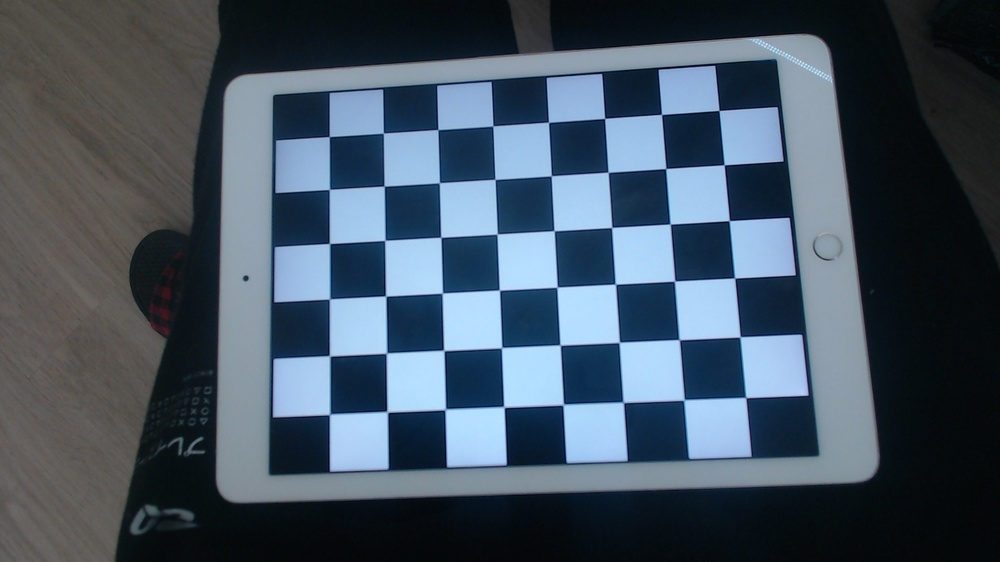
#> input picture data/Task3/1.jpg, 1000 x 562 px, shrunk from 1920 x 1080 before the run; its folder holds only this picture in this run
$ python calibration.py
#> lines starting #> are read from the running program, lines starting #| are printed output that depends on the picture; after the words box and inside, x2 and y2 are one past the last pixel; in counts of white or black regions, pixels touching at a corner belong together; long printed decimals are rounded
import cv2
import numpy as np
import glob

# Set the chessboard size
chessboard_size = (8, 6)  # Number of inside corners in the chessboard pattern
square_size = 1.0         # Size of a square in your defined unit (e.g., cm)

# Prepare object points (3D points in the real world space)
objp = np.zeros((chessboard_size[0] * chessboard_size[1], 3), np.float32)
objp[:, :2] = np.mgrid[0:chessboard_size[0], 0:chessboard_size[1]].T.reshape(-1, 2)
objp *= square_size  # Scale the points according to the square size

# Arrays to store object points and image points from all images
objpoints = []  # 3D points in real world space
imgpoints = []  # 2D points in image plane

# Load all the calibration images
images = glob.glob('data/Task3/*.jpg')  # Replace with the path to your images

for fname in images:
    print("Processing ", fname)
    img = cv2.imread(fname)
#> img is the input picture: shape (562, 1000, 3); mean B, G, R 97.6, 83.2, 68.5
    gray = cv2.cvtColor(img, cv2.COLOR_BGR2GRAY)
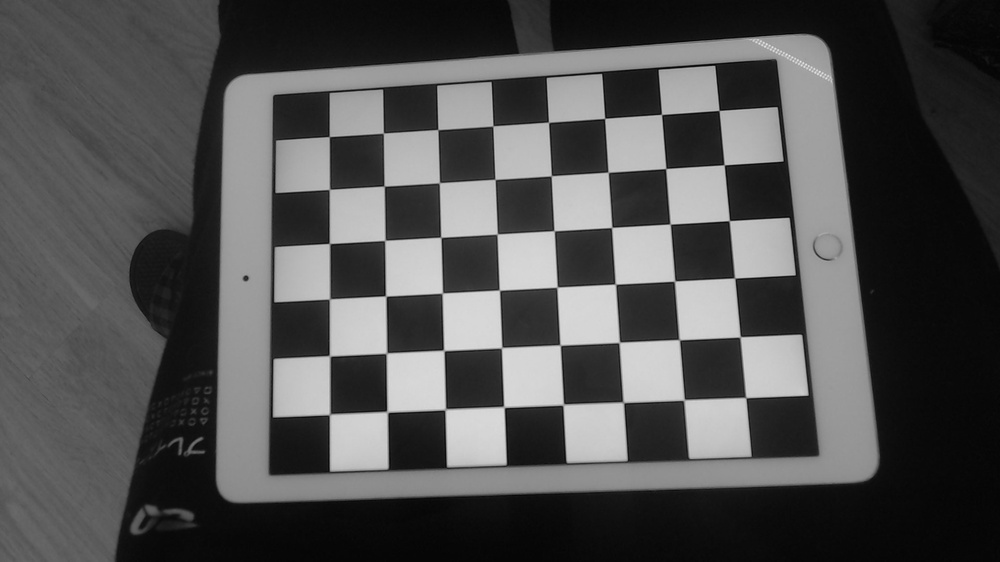
#> gray: shape (562, 1000); min 3, max 232, mean 80.4

    # Find the chessboard corners
    ret, corners = cv2.findChessboardCorners(gray, chessboard_size, None)
#> ret = True; corners = 48 rows, first 8: [329.2, 136.6], [383.4, 133], [437.8, 129.6], [492.8, 125.9], [548.6, 122.3], [604.7, 118.3], [661.5, 114.4], [719, 110.5]

    # If found, add object points, image points (after refining them)
    if ret:
        objpoints.append(objp)
        refined_corners = cv2.cornerSubPix(gray, corners, (11, 11), (-1, -1),
                                           criteria=(cv2.TERM_CRITERIA_EPS + cv2.TERM_CRITERIA_MAX_ITER, 30, 0.001))
#> refined_corners = 48 rows, first 8: [329.3, 136.6], [383.4, 133.2], [437.8, 129.6], [492.9, 126], [548.5, 122.3], [604.6, 118.4], [661.5, 114.4], [719.1, 110.5]
        imgpoints.append(refined_corners)

        # Draw and display the corners
        img = cv2.drawChessboardCorners(img, chessboard_size, refined_corners, ret)
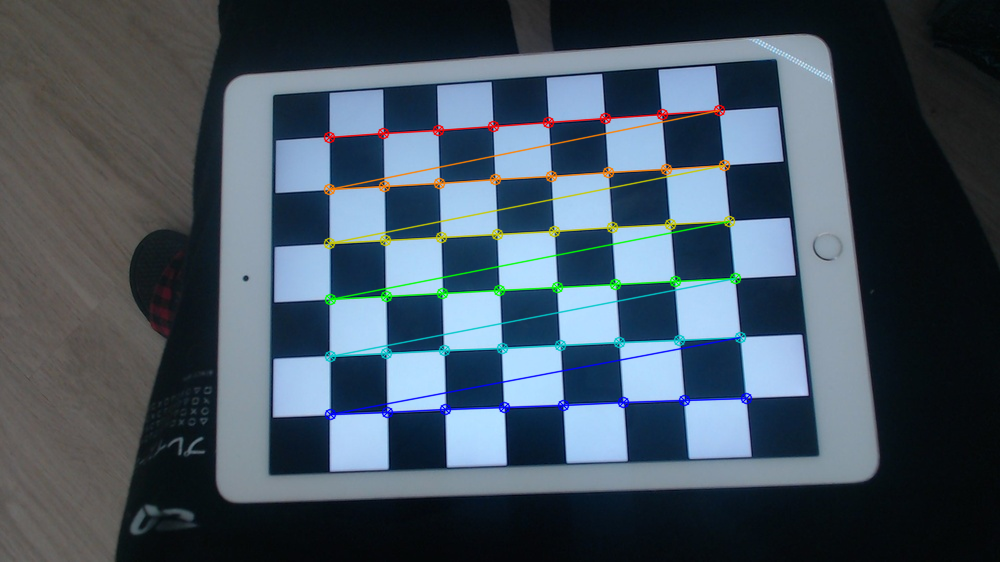
#> img: shape (562, 1000, 3); 3.04% of pixels changed, all inside (x1, y1, x2, y2) = (323, 104, 753, 421)
        cv2.imshow('Corners', img)
        cv2.waitKey(500)

cv2.destroyAllWindows()

# Perform camera calibration
ret, camera_matrix, distortion_coeffs, rvecs, tvecs = cv2.calibrateCamera(objpoints, imgpoints, gray.shape[::-1], None, None)
#> ret = 0.0748; camera_matrix = [[1109.9, 0, 431.6], [0, 1131.5, 284.1], [0, 0, 1]]; distortion_coeffs = [[0.0179, 1.27, 0.000985, -0.006, -9.04]]; rvecs = ([-0.249, 0.112, -0.0379],); tvecs = ([-1.87, -2.65, 20.36],)

# Print calibration results
print("Camera matrix:")
print(camera_matrix)
#| [[1.10990642e+03 0.00000000e+00 4.31600562e+02]
#|  [0.00000000e+00 1.13152948e+03 2.84096484e+02]
#|  [0.00000000e+00 0.00000000e+00 1.00000000e+00]]
print("\nDistortion coefficients:")
print(distortion_coeffs)
#| [[ 1.78923000e-02  1.27020943e+00  9.84657652e-04 -5.99882523e-03
#|   -9.03689061e+00]]

# # Save the calibration results to a file
# np.savez('calibration_data.npz', camera_matrix=camera_matrix, distortion_coeffs=distortion_coeffs,
#          rvecs=rvecs, tvecs=tvecs)

$ run again, on data/Task3/3.jpg
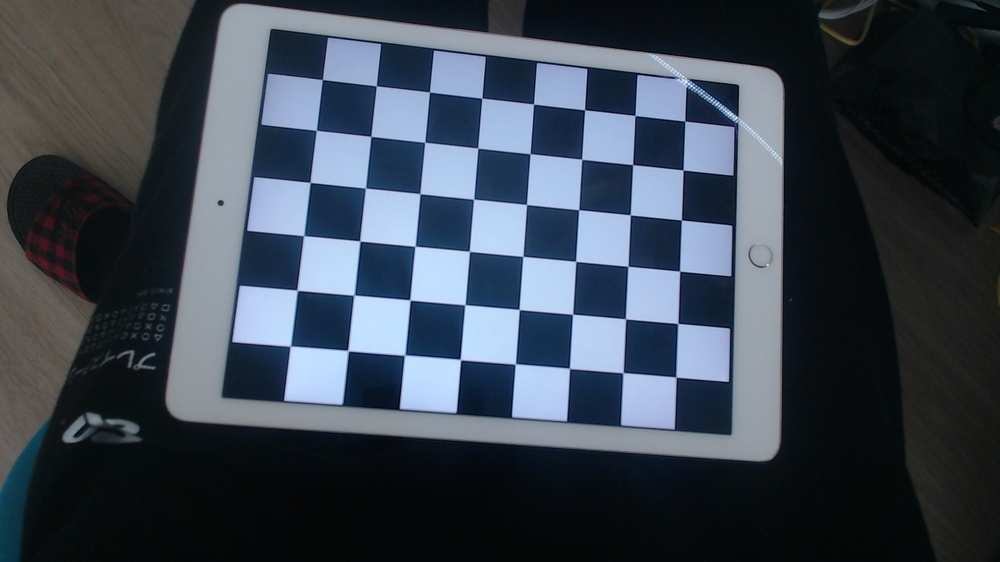
#> input picture data/Task3/3.jpg, 1000 x 562 px, shrunk from 1920 x 1080 before the run
#> img is the input picture: shape (562, 1000, 3); mean B, G, R 81.5, 69.8, 60.3
#> `gray = cv2.cvtColor(img, cv2.COLOR_BGR2GRAY)`:
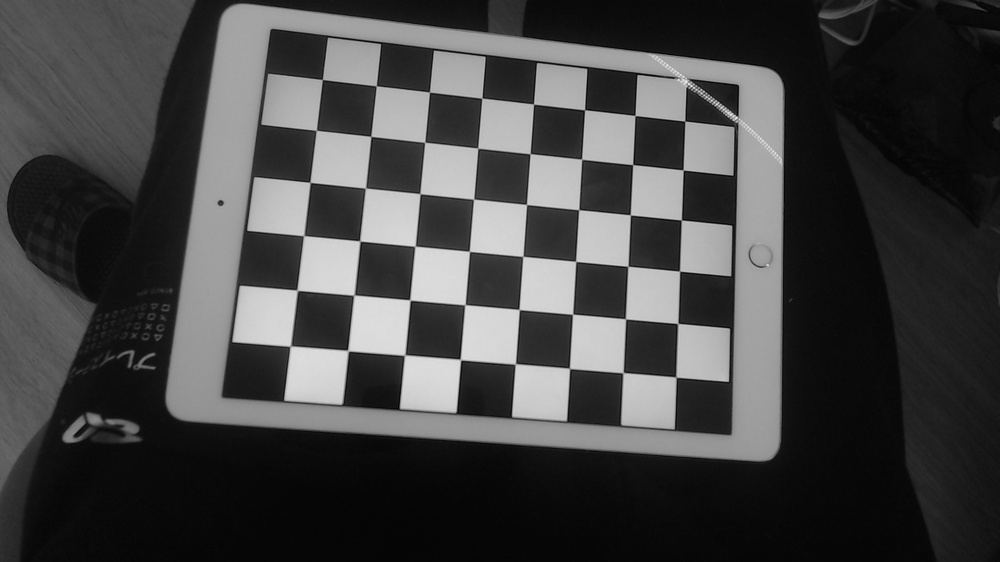
#> gray: shape (562, 1000); min 1, max 248, mean 68.3
#> `ret, corners = cv2.findChessboardCorners(gray, chessboard_size, None)`: ret = True; corners = 48 rows, first 8: [322.4, 79.43], [376.3, 85.84], [429.4, 92.03], [481.8, 98.15], [533.5, 104.1], [584.6, 109.8], [635, 115.5], [684.7, 121.1]
#> refined_corners = 48 rows, first 8: [322.4, 79.49], [376.3, 85.82], [429.4, 92.09], [481.8, 98.17], [533.5, 104], [584.6, 109.8], [634.9, 115.5], [684.8, 121.1]
#> `img = cv2.drawChessboardCorners(img, chessboard_size, refined_corners,..`:
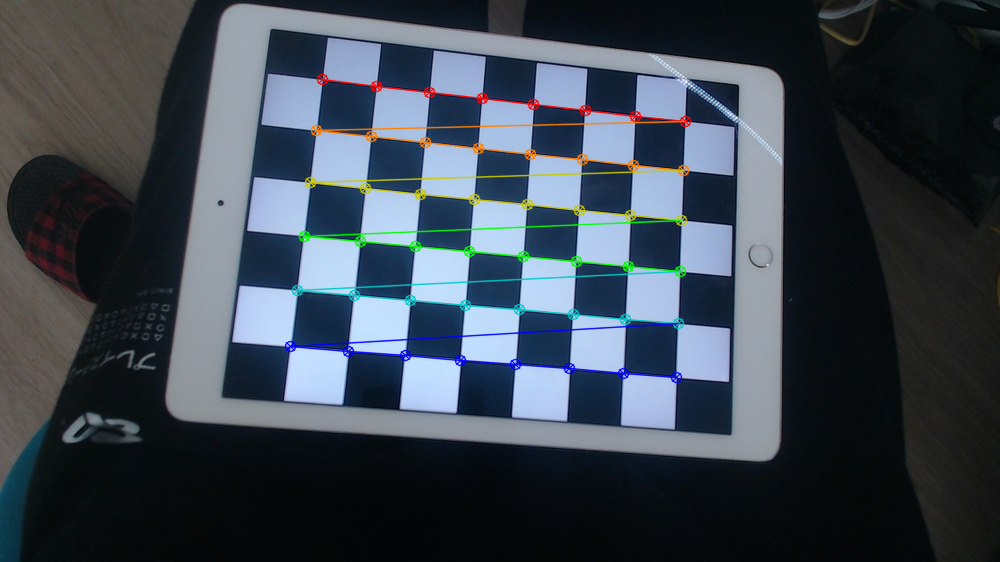
#> img: shape (562, 1000, 3); 2.89% of pixels changed, all inside (x1, y1, x2, y2) = (284, 73, 692, 384)
#> `ret, camera_matrix, distortion_coeffs, rvecs, tvecs = cv2.calibrateCam..`: ret = 0.062; camera_matrix = [[751, 0, 505.6], [0, 751.2, 286.9], [0, 0, 1]]; distortion_coeffs = [[0.0888, -0.718, 3.36e-05, 0.000863, 2.48]]; rvecs = ([-0.166, -0.105, 0.0813],); tvecs = ([-3.43, -3.87, 14.1],)
#| [[750.961   0.         505.620]
#|  [  0.         751.176 286.936]
#|  [  0.           0.           1.        ]]
#| [[ 8.88015305e-02 -7.18040448e-01  3.36409844e-05  8.63484225e-04
#|    2.48144377e+00]]

$ run again, on data/Task3/4.jpg
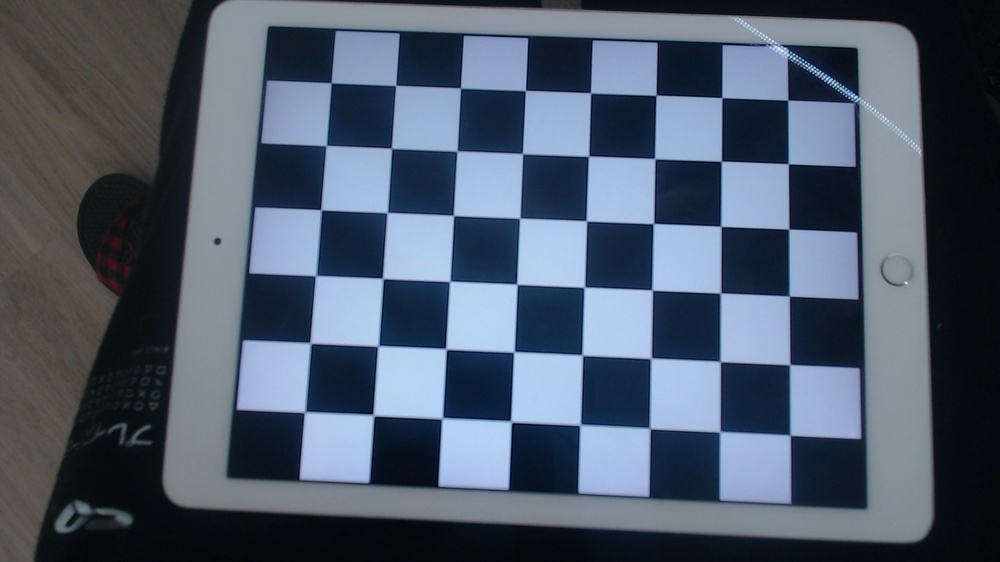
#> input picture data/Task3/4.jpg, 1000 x 562 px, shrunk from 1920 x 1080 before the run
#> img is the input picture: shape (562, 1000, 3); mean B, G, R 107.5, 90.5, 79
#> `gray = cv2.cvtColor(img, cv2.COLOR_BGR2GRAY)`:
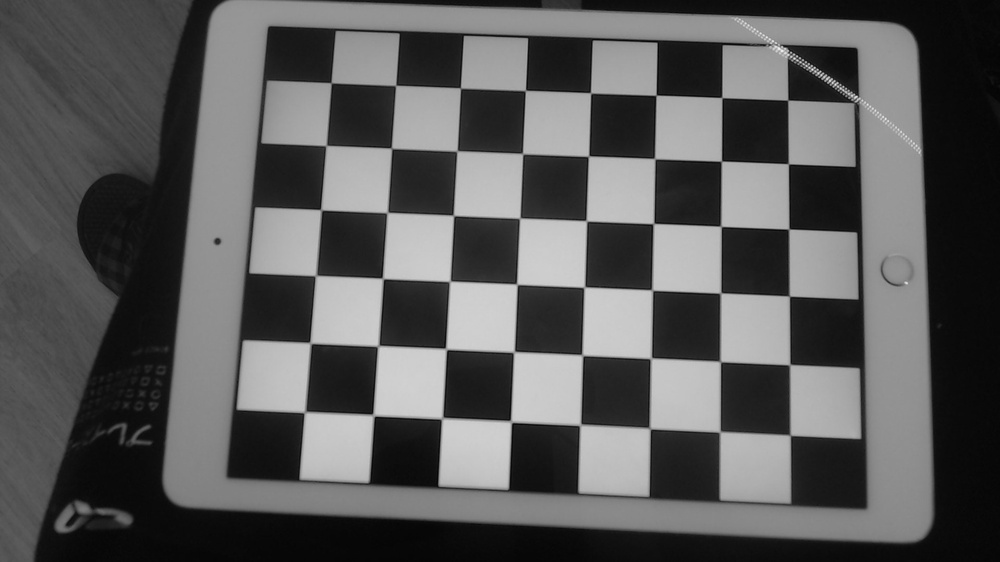
#> gray: shape (562, 1000); min 3, max 242, mean 89
#> `ret, corners = cv2.findChessboardCorners(gray, chessboard_size, None)`: ret = True; corners = 48 rows, first 8: [331.2, 82.85], [395.6, 85.4], [460.5, 88.02], [525.4, 90.45], [590.7, 92.88], [656.1, 95.22], [721.8, 97.53], [782.3, 100]
#> refined_corners = 48 rows, first 8: [331.2, 82.75], [395.7, 85.43], [460.4, 88.02], [525.4, 90.49], [590.5, 92.87], [656.1, 95.26], [721.8, 97.57], [787.8, 100.1]
#> `img = cv2.drawChessboardCorners(img, chessboard_size, refined_corners,..`:
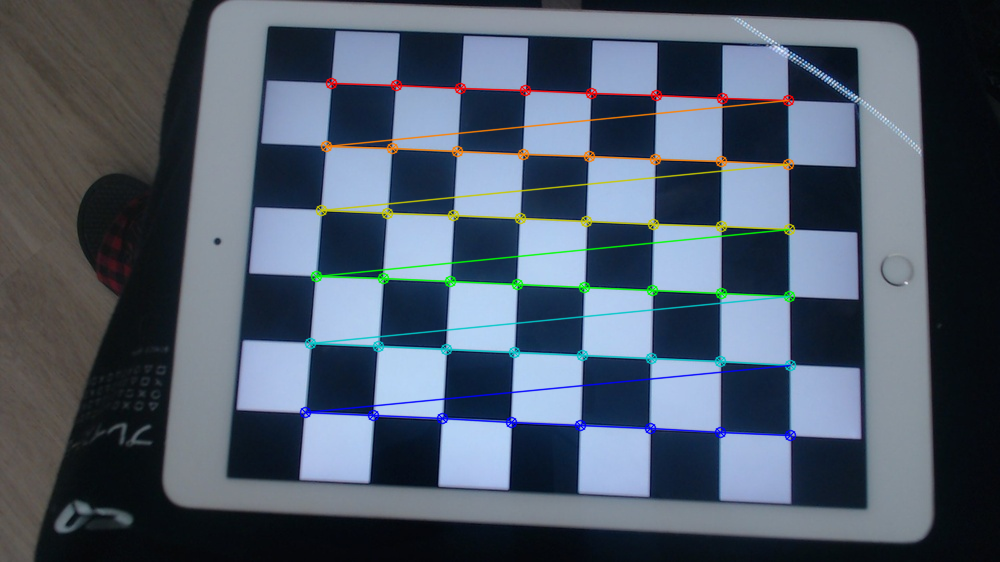
#> img: shape (562, 1000, 3); 3.46% of pixels changed, all inside (x1, y1, x2, y2) = (299, 77, 797, 442)
#> `ret, camera_matrix, distortion_coeffs, rvecs, tvecs = cv2.calibrateCam..`: ret = 0.0681; camera_matrix = [[972.5, 0, 496.8], [0, 983.2, 286.5], [0, 0, 1]]; distortion_coeffs = [[0.0676, -0.0809, 0.000679, 0.000171, -1.58]]; rvecs = ([-0.18, 0.0223, 0.0451],); tvecs = ([-2.56, -3.11, 15.06],)
#| [[972.512   0.         496.812 ]
#|  [  0.         983.228 286.469]
#|  [  0.           0.           1.        ]]
#| [[ 6.76231436e-02 -8.08931796e-02  6.79216468e-04  1.71209299e-04
#|   -1.58470939e+00]]

$ run again, on data/Task3/5.jpg
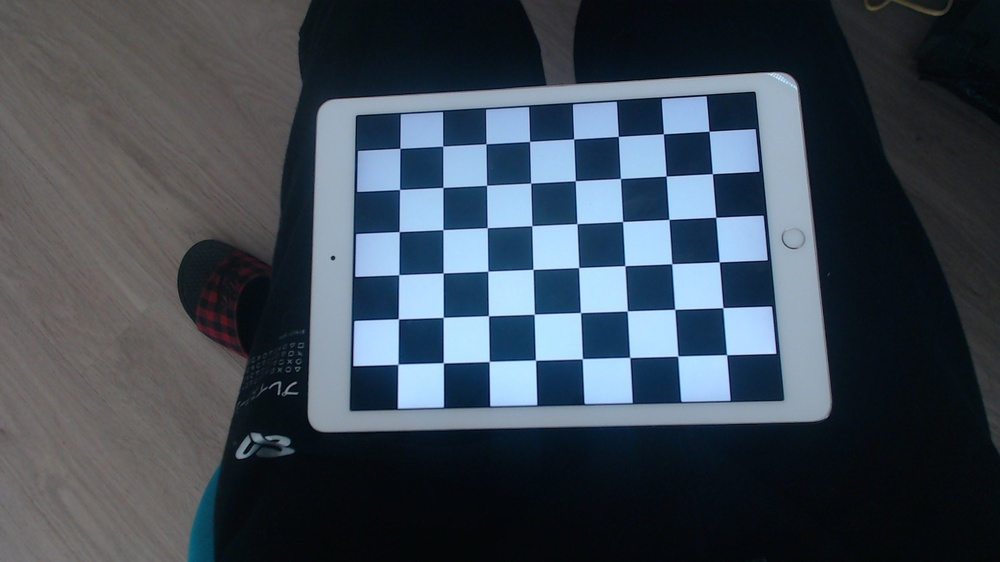
#> input picture data/Task3/5.jpg, 1000 x 562 px, shrunk from 1920 x 1080 before the run
#> img is the input picture: shape (562, 1000, 3); mean B, G, R 84.4, 73.3, 62.7
#> `gray = cv2.cvtColor(img, cv2.COLOR_BGR2GRAY)`:
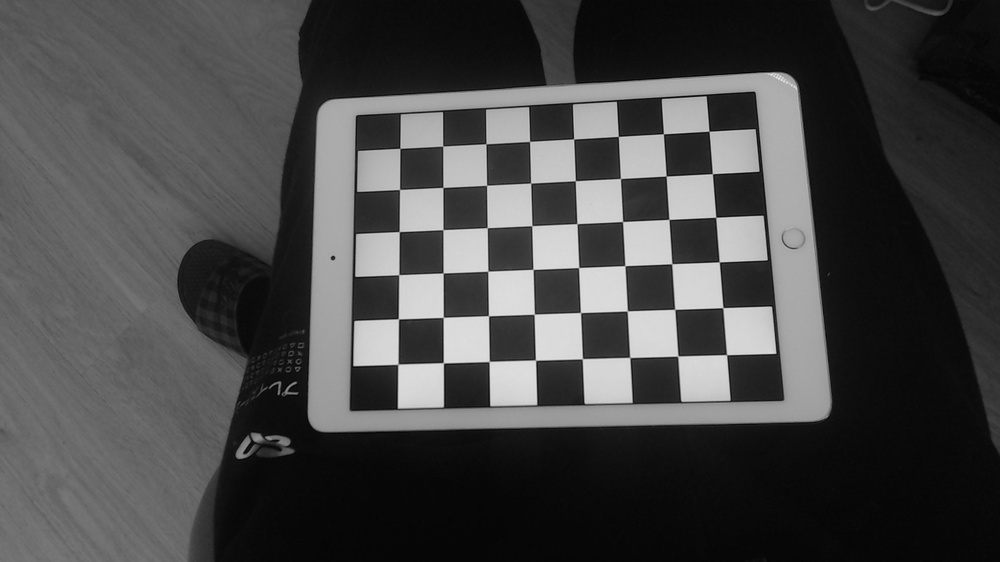
#> gray: shape (562, 1000); min 1, max 234, mean 71.4
#> `ret, corners = cv2.findChessboardCorners(gray, chessboard_size, None)`: ret = True; corners = 48 rows, first 8: [399.9, 148.4], [442.7, 146.1], [485.9, 143.7], [529.6, 141.4], [573.6, 138.9], [618.3, 136.4], [663.4, 133.8], [709, 131.1]
#> refined_corners = 48 rows, first 8: [399.8, 148.3], [442.7, 146.1], [485.9, 143.7], [529.6, 141.4], [573.6, 138.9], [618.4, 136.4], [663.4, 133.8], [709, 131.3]
#> `img = cv2.drawChessboardCorners(img, chessboard_size, refined_corners,..`:
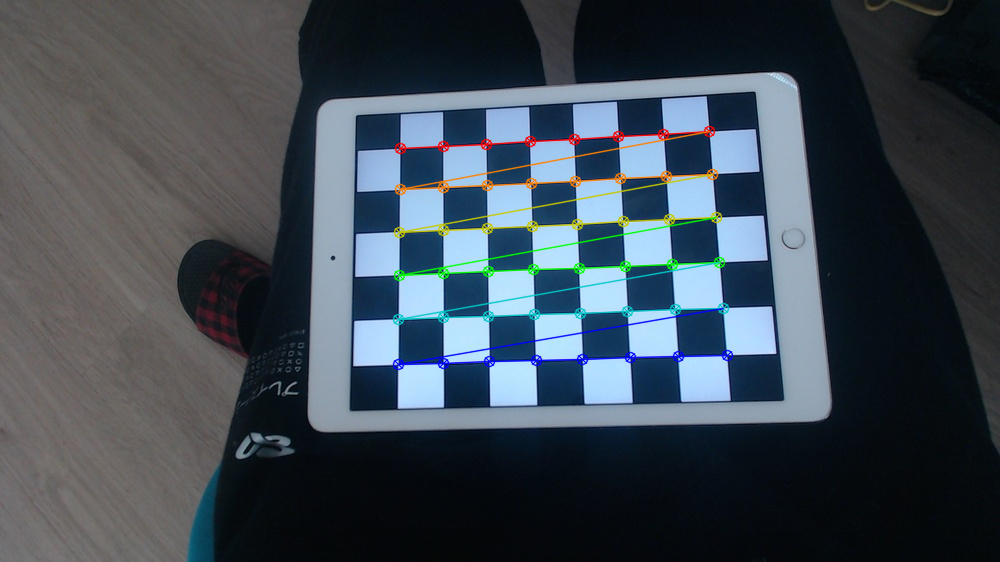
#> img: shape (562, 1000, 3); 2.54% of pixels changed, all inside (x1, y1, x2, y2) = (392, 125, 734, 371)
#> `ret, camera_matrix, distortion_coeffs, rvecs, tvecs = cv2.calibrateCam..`: ret = 0.072; camera_matrix = [[701.8, 0, 527.1], [0, 693.3, 270.1], [0, 0, 1]]; distortion_coeffs = [[-0.0206, 1.32, 2.75e-05, 0.00129, -8.89]]; rvecs = ([-0.187, 0.0835, -0.0328],); tvecs = ([-2.93, -2.84, 16.19],)
#| [[701.763   0.         527.054]
#|  [  0.         693.350 270.135]
#|  [  0.           0.           1.        ]]
#| [[-2.06272359e-02  1.31901158e+00  2.74587223e-05  1.28749042e-03
#|   -8.89250920e+00]]
